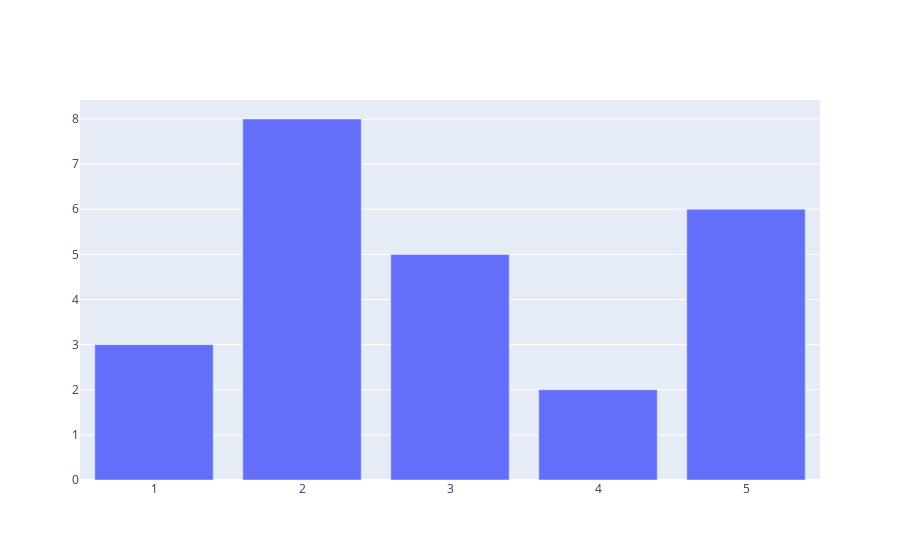

The notebook cell this image was saved under:
### Code cell
fig = go.Figure()
fig.add_trace(go.Bar(x = [1, 2, 3, 4, 5], y = [3, 8, 5, 2, 6]))

### Figure 1 — Plotly figure (JSON) as saved in the notebook; plotly's stock layout.template omitted (floating-point values rounded to 4 significant figures)
{"data": [{"type": "bar", "x": [1, 2, 3, 4, 5], "y": [3, 8, 5, 2, 6]}], "layout": {}}
